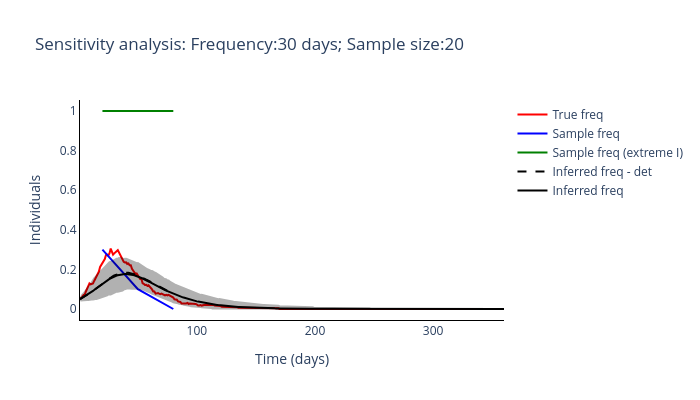

Here is the notebook cell this chart was saved with:
### Code cell
routine_run(freq_samplying_range[5], sample_size_range[0])

### Figure 1 — Plotly figure (JSON) as saved in the notebook; plotly's stock layout.template omitted (floating-point values rounded to 4 significant figures; data arrays with more than 128 entries replaced by an {"elided": "..."} marker saying what was removed)
{"data": [{"line": {"color": "red"}, "mode": "lines", "name": "True freq", "type": "scatter", "x": {"elided": "360 int values"}, "y": {"elided": "360 float values"}}, {"line": {"color": "blue"}, "mode": "lines", "name": "Sample freq", "type": "scatter", "x": [20, 50, 80], "y": [0.3, 0.1, 0]}, {"line": {"color": "green"}, "mode": "lines", "name": "Sample freq (extreme I)", "type": "scatter", "x": [20, 50, 80], "y": [1, 1, 1]}, {"line": {"color": "black", "dash": "dash"}, "mode": "lines", "name": "Inferred freq - det", "type": "scatter", "x": {"elided": "360 int values"}, "y": [0.05, 0.05315, 0.05644, 0.05988, 0.06346, 0.06719, 0.07106, 0.07506, 0.0792, 0.08345, 0.08782, 0.09228, 0.09684, 0.1015, 0.1062, 0.111, 0.1158, 0.1206, 0.1253, 0.13, 0.1346, 0.1392, 0.1436, 0.1478, 0.1519, 0.1558, 0.1595, 0.163, 0.1663, 0.1693, 0.1721, 0.1745, 0.1767, 0.1786, 0.1802, 0.1815, 0.1825, 0.1831, 0.1834, 0.1835, 0.1832, 0.1826, 0.1818, 0.1807, 0.1794, 0.1778, 0.176, 0.174, 0.1718, 0.1694, 0.1669, 0.1641, 0.1613, 0.1583, 0.1553, 0.1521, 0.1489, 0.1456, 0.1423, 0.139, 0.1356, 0.1322, 0.1289, 0.1255, 0.1221, 0.1188, 0.1154, 0.1121, 0.1089, 0.1057, 0.1025, 0.09936, 0.09628, 0.09326, 0.0903, 0.08741, 0.08457, 0.08179, 0.07908, 0.07644]}, {"line": {"color": "black"}, "mode": "lines", "name": "Inferred freq", "type": "scatter", "x": {"elided": "360 int values"}, "y": {"elided": "360 float values"}}, {"fill": "toself", "fillcolor": "black", "line": {"color": "black"}, "mode": "lines", "name": "Inferred freq", "opacity": 0.3, "showlegend": false, "type": "scatter", "x": {"elided": "720 int values"}, "y": {"elided": "720 float values"}}], "layout": {"height": 400, "plot_bgcolor": "white", "title": {"text": "Sensitivity analysis: Frequency:30 days; Sample size:20"}, "width": 700, "xaxis": {"linecolor": "black", "title": {"text": "Time (days)"}}, "yaxis": {"linecolor": "black", "title": {"text": "Individuals"}}}}
